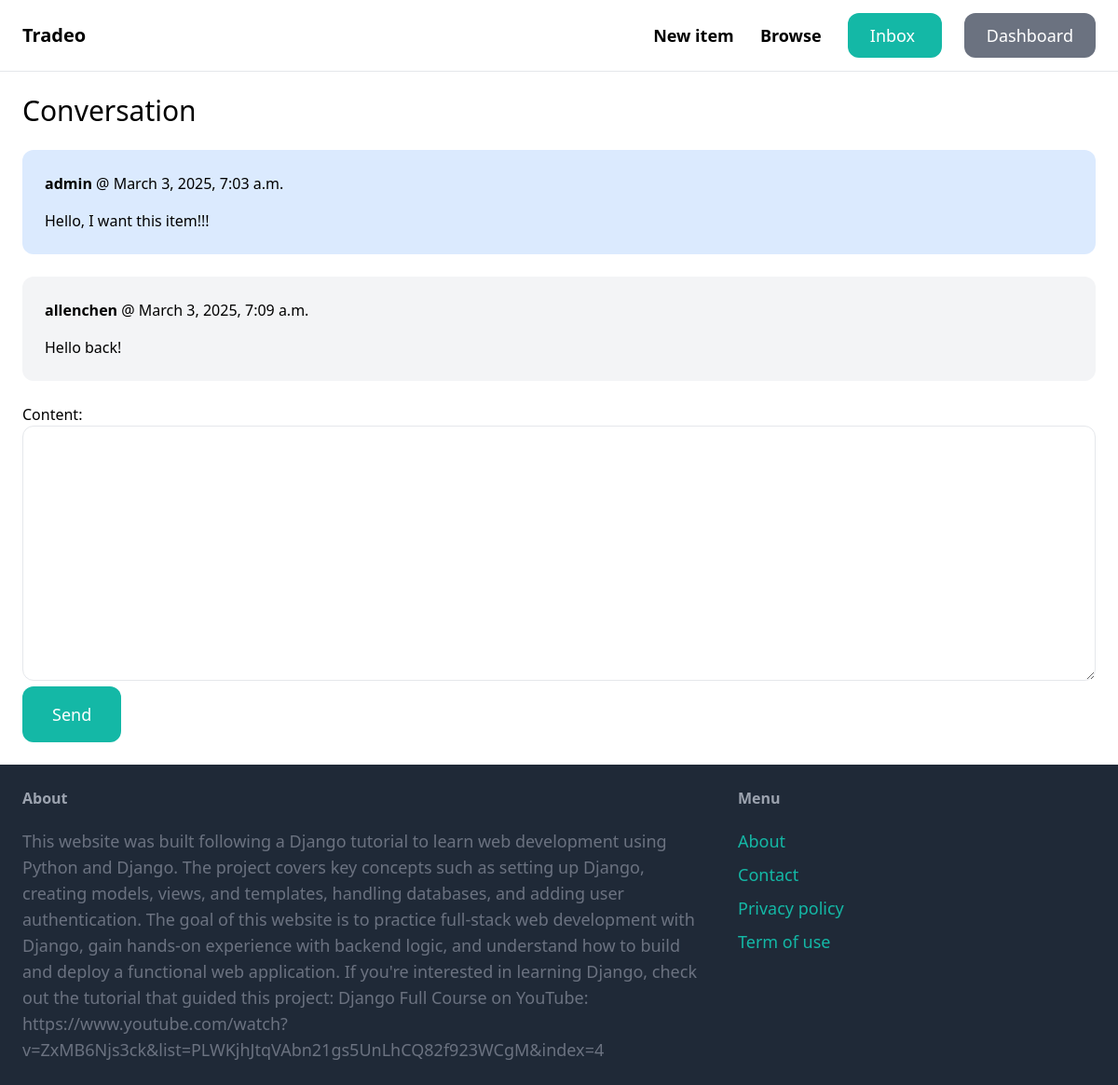
The page /inbox/1/ (signed in) on the database its author committed.
### conversation/models.py (models this page shows)
class ConversationMessage(models.Model):
    conversation = models.ForeignKey(Conversation, related_name='messages', on_delete=models.CASCADE)
    content = models.TextField()
    created_at = models.DateTimeField(auto_now_add=True)
    created_by = models.ForeignKey(User, related_name='created_messages', on_delete=models.CASCADE)

### conversation/views.py (the view)
# urls.py: path('<int:pk>/', views.detail, name='detail'),
@login_required
def detail(request, pk):
    conversation = Conversation.objects.filter(members__in=[request.user.id]).get(pk=pk)
    if request.method == 'POST':
        form = ConversationMessageForm(request.POST)
        if form.is_valid():
            conversation_message = form.save(commit=False)
            conversation_message.conversation = conversation
            conversation_message.created_by = request.user
            conversation_message.save()
            conversation.save()
            return redirect('conversation:detail', pk=pk)
    else:
        form = ConversationMessageForm()
    return render(request, 'conversation/detail.html', {
        'conversation': conversation,
        'form': form
    })

### conversation/forms.py
class ConversationMessageForm(forms.ModelForm):
    class Meta:
        model = ConversationMessage
        fields = ('content',)
        widgets = {
            'content': forms.Textarea(attrs={
                'class': 'w-full py-4 px-6 rounded-xl border'
            })
        }

### conversation/templates/conversation/detail.html (shortened to what this page needs)
{% extends 'core/base.html' %}
{% block content %}
<h1 class="mb-6 text-3xl">Conversation</h1>
<div class="space-y-6">
    {% for message in conversation.messages.all %}
        <div class="p-6 flex {% if message.created_by == request.user %}bg-blue-100{% else %}bg-gray-100{% endif %} rounded-xl">
            <div>
                <p class="mb-4"><strong>{{ message.created_by.username }}</strong> @ {{ message.created_at }}</p>
                <p>{{ message.content }}</p>
            </div>
        </div>
    {% endfor %}
</div>
<form method="post" action="." class="mt-6">
    {{ form.as_p }}
    <button class="py-4 px-8 text-lg bg-teal-500 hover:bg-teal-700 rounded-xl text-white">Send</button>
</form>
{% endblock %}

### rows shown on the page
ConversationMessage: created_by.username "admin", created_at "March 3, 2025, 7:03 a.m.", content "Hello, I want this item!!!"
ConversationMessage: created_by.username "allenchen", created_at "March 3, 2025, 7:09 a.m.", content "Hello back!"
